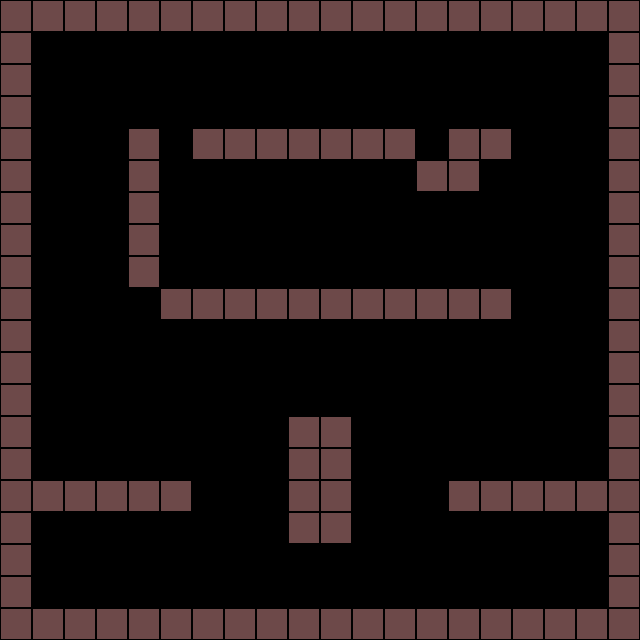

A level layout from a 2D game, rendered from its tile map. Below: a short description, then the map file with tile-grid data replaced by summaries:
An orthogonal 20x20 tile map with 32x32 px tiles, 1 tile layer (collide).

<map version="1.0" orientation="orthogonal" width="20" height="20" tilewidth="32" tileheight="32">
 <tileset firstgid="1" name="completeset" tilewidth="32" tileheight="32">
  <image source="completeset.png" width="900" height="900" />
 </tileset>
 <layer name="collide" width="20" height="20">
  <data>[400 cells, 121 non-empty, 1 distinct tile ids]</data>
 </layer>
</map>